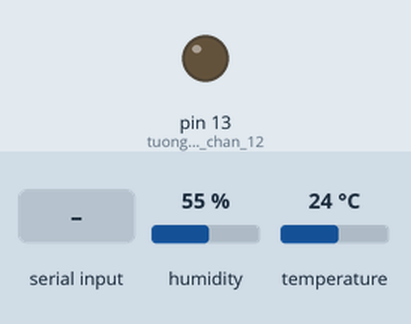
Simulated run of this sketch. Board: Arduino Uno, built with avr-gcc and run on an emulated ATmega328P. Shown: output pins drawn as LEDs (lit = HIGH). Inputs (shaded band) come from the test bench; at power-on: humidity 55 %, temperature 24 °C. The modem accepts every AT command (registered, SIM ready, sends succeed) and sends nothing else; what the sketch prints to the serial monitor is not drawn.

Above: at 18.2 s.
18.3 s: "GET /ON\n" received over the second serial link
At 19.4 s:
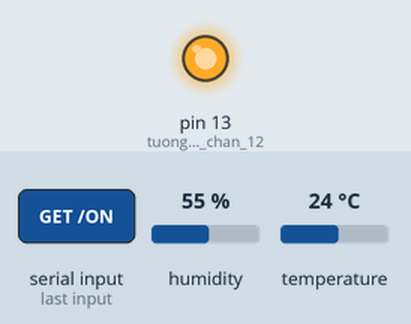
20.6 s: "+IPD,\n" received over the second serial link
23.6 s: "GET /OFF\n" received over the second serial link
Timing chart, 0 to 26.6 s (numbered marks = the images above; inputs shaded):
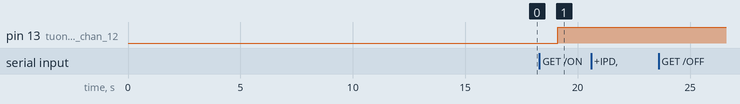

The sketch:

web_7_5.ino
```cpp
#include <SoftwareSerial.h>
#include <DHT.h>

#define DEBUG true
//#define EspSerial Serial1
uint8_t my_serial_bytes[5]={0xA1, 0xF1, 0x04, 0xFB, 0x12};

#define DHTPIN 7          // What digital pin we're connected to
#define DHTTYPE DHT22   // DHT 22, AM2302, AM2321
DHT dht(DHTPIN, DHTTYPE);

 int Temperature = 0;
 int Humidity = 0;
 byte arr[1];
 String tem,hum;

SoftwareSerial esp8266(2, 3); //  10-RX, 11-TX
char x;

void sendSensor()
{
  Humidity = dht.readHumidity();
  delay(500);
  Temperature = dht.readTemperature(); // or dht.readTemperature(true) for Fahrenheit
  delay(500);

  if (isnan(Humidity) || isnan(Temperature)) {
    Serial.println("Failed to read from DHT sensor!");
    return;
  }
}

void setup() {
  Serial.begin(9600);
  esp8266.begin(9600); // chu y phai cung toc do voi ESP 8266
  dht.begin();

  pinMode(13, OUTPUT); // tuong tu chan 12
  digitalWrite(13, LOW);
  //========================gui tap lenh AT cho ESP 8266 de cai dat cac tham so cho WiFi================================
  guidulieu("AT+RST\r\n", 2000, DEBUG); // reset module
  guidulieu("AT+CWMODE=1\r\n", 1000, DEBUG); // Chọn chức năng station cho esp
  guidulieu("AT+CWJAP=\"Deadline\",\"minhdz123\"\r\n", 1000, DEBUG); // Kết nối với wifi
    delay(10000);
  guidulieu("AT+CIFSR\r\n", 1000, DEBUG); // xem ip là bn
  guidulieu("AT+CIPMUX=1\r\n", 1000, DEBUG); // configure for multiple connections
  guidulieu("AT+CIPSERVER=1,80\r\n", 1000, DEBUG); // Mở cổng 80
}

void loop() {
  sendSensor();
  arr[0] = Temperature;
  arr[1] = Humidity;
  tem = String(arr[0]);
  hum = String(arr[1]);

//  Serial.println(Temperature);
//  String t = "Temperature";
  while (esp8266.available()) {
    IncomingChar(esp8266.read());
  }

  if (x) {
    // Đây là giao diện web page viết dưới dạng html...các bạn có thể dễ dàng edit

    String html = "<HTML>";
    html +="<HEAD><TITLE>DOAN</TITLE>";
//    html +="<form action=\"\" method=\"GET\">";
    html +="<a href=\"/ON\" type=\"button\" name=\"L\" value=\"\">ON ";
    html +="<a href=\"/OFF\" type=\"button\" name=\"L\" value=\"\">OFF";
//    html +="</form>";

    html +="<div id=\"webpage\">\n";
//    html +="<h1>Weather Report</h1>\n";
    html +="<p>Temp: ";
    html += tem;
    html +="°C</p>";
    html +="<p>Hum: ";
    html += hum;
    html +="%</p>";
    html +="</div>\n";
    html +="</BODY></HTML>";

    String cipsend = "AT+CIPSEND=0,"; //gui chuoi data qua Wifi
    cipsend += html.length();
    cipsend += "\r\n";

    guidulieu(cipsend, 1000, DEBUG);
    guidulieu(html, 1000, DEBUG);
    guidulieu("AT+CIPCLOSE=0\r\n", 1000, DEBUG);
    x = 0;
  }

}

void IncomingChar(const byte InChar) {
  static char InLine[300]; //Hạn chế ký tự
  static unsigned int Position = 0;

  switch (InChar) {
  case '\r': //Cái này là xuống dòng...cho linux
    break;

  case '\n': // xuống dòng cho window...( kết thúc bảng tin )
    InLine[Position] = 0;
    ProcessCommand(String(InLine));
    Position = 0;
    break;

  default:
    InLine[Position++] = InChar;

  }
}

void ProcessCommand(String InLine) {
  Serial.println("InLine: " + InLine);

  if (InLine.startsWith("+IPD,")) {

    x = 1;
  }
  // lện String.indexOf(kytu)...chả về vị trí của ky tu trong chuỗi String...Nếu giá trị trả về là -1...tức là ky tu không xuất hiện trong chuỗi String
  if (InLine.indexOf("GET /OFF") != -1) {

    digitalWrite(13, LOW);
  }

  if (InLine.indexOf("GET /ON") != -1) {

    digitalWrite(13, HIGH);
    Serial.write(my_serial_bytes,sizeof(my_serial_bytes));
  }
}

String guidulieu(String lenh,
  const int thoigian, boolean debug) {
  String chuoigiatri = "";

  esp8266.print(lenh); // send the read character to the esp8266

  long int time = millis();

  while ((time + thoigian) > millis()) {
    while (esp8266.available()) {

      // The esp has data so display its output to the serial window
      char c = esp8266.read(); // read the next character.
      chuoigiatri += c;
    }
  }

  if (debug) {
    Serial.print(chuoigiatri);
  }

  return chuoigiatri;
}
```

Measured:
- after the input at 18.3 s, pin 13 (tuong_tu_chan_12): LOW → HIGH after 0.81 s
- after the input at 20.6 s, every drawn part: stays the same
- after the input at 23.6 s, every drawn part: stays the same
